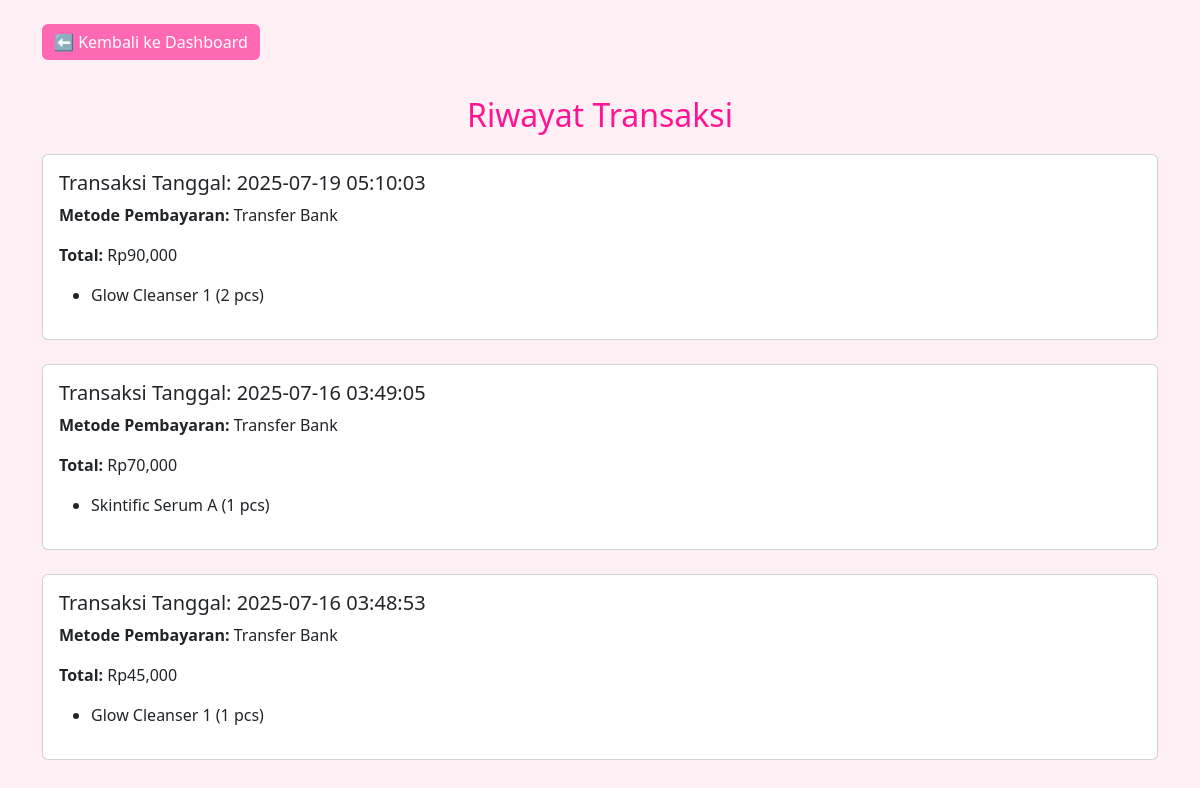
Screenshot of /riwayat.php (signed in) with the database file from the repository.
### tables this page shows
CREATE TABLE `transaksi` (
  `id_transaksi` int(11) NOT NULL,
  `id_user` int(11) DEFAULT NULL,
  `metode_pembayaran` varchar(50) DEFAULT NULL,
  `total` int(11) DEFAULT NULL,
  `metode` varchar(100) DEFAULT NULL,
  `tanggal` datetime DEFAULT NULL
);

CREATE TABLE `detail_transaksi` (
  `id_detail` int(11) NOT NULL,
  `id_transaksi` int(11) DEFAULT NULL,
  `id_produk` int(11) DEFAULT NULL,
  `jumlah` int(11) DEFAULT NULL,
  `harga_satuan` int(11) DEFAULT NULL
);

CREATE TABLE `produk` (
  `id_produk` int(11) NOT NULL,
  `nama_produk` varchar(100) DEFAULT NULL,
  `brand` varchar(50) DEFAULT NULL,
  `harga` int(11) DEFAULT NULL,
  `gambar` varchar(255) DEFAULT NULL,
  `deskripsi` text DEFAULT NULL,
  `stok` int(11) DEFAULT NULL
);

### riwayat.php (the view, shortened to what this page needs)
<?php
include 'koneksi.php';
$id_user = $_SESSION['id_user'];
$transaksi = mysqli_query($conn, "SELECT * FROM transaksi WHERE id_user = $id_user ORDER BY tanggal DESC");
?>
<!DOCTYPE html>
<html>
<head>
    <link href="https://cdn.jsdelivr.net/npm/bootstrap@5.3.0/dist/css/bootstrap.min.css" rel="stylesheet">
</head>
<body>
<div class="container mt-4">
    <a href="dashboard.php" class="btn btn-pink mb-3">⬅ Kembali ke Dashboard</a>
    <h2>Riwayat Transaksi</h2>
    <?php while ($row = mysqli_fetch_assoc($transaksi)): ?>
        <div class="card mb-4">
            <div class="card-body">
                <h5 class="card-title">Transaksi Tanggal: <?= $row['tanggal'] ?></h5>
                <p><strong>Metode Pembayaran:</strong> <?= $row['metode_pembayaran'] ?></p>
                <p><strong>Total:</strong> Rp<?= number_format($row['total']) ?></p>
                <ul>
                    <?php
                    $detail = mysqli_query($conn, "SELECT dt.*, p.nama_produk
                        FROM detail_transaksi dt
                        JOIN produk p ON dt.id_produk = p.id_produk
                        WHERE dt.id_transaksi = {$row['id_transaksi']}");
                    while ($d = mysqli_fetch_assoc($detail)):
                    ?>
                        <li><?= $d['nama_produk'] ?> (<?= $d['jumlah'] ?> pcs)</li>
                    <?php endwhile; ?>
                </ul>
            </div>
        </div>
    <?php endwhile; ?>
</div>
</body>
</html>

### riwayat.php (style rules this page uses)
body { background-color: #fff0f5; }
h2 { color: deeppink; text-align: center; margin: 20px 0; }
.btn-pink { background-color: hotpink; border: none; color: white; }

### rows the page displays
transaksi: tanggal "2025-07-19 05:10:03", metode_pembayaran "Transfer Bank", total "90,000"
detail_transaksi: id_produk.nama_produk "Glow Cleanser 1", jumlah "2"
transaksi: tanggal "2025-07-16 03:49:05", metode_pembayaran "Transfer Bank", total "70,000"
detail_transaksi: id_produk.nama_produk "Skintific Serum A", jumlah "1"
transaksi: tanggal "2025-07-16 03:48:53", metode_pembayaran "Transfer Bank", total "45,000"
detail_transaksi: id_produk.nama_produk "Glow Cleanser 1", jumlah "1"
